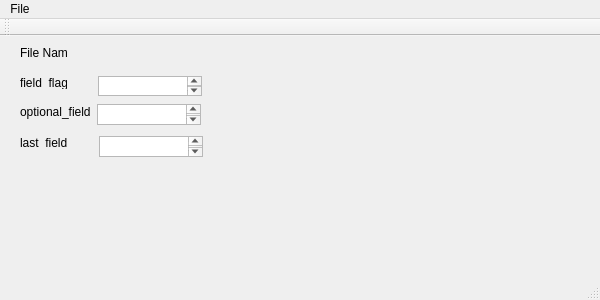
<?xml version="1.0" encoding="UTF-8"?>
<ui version="4.0">
 <class>MainWindow</class>
 <widget class="QMainWindow" name="MainWindow">
  <property name="geometry">
   <rect>
    <x>0</x>
    <y>0</y>
    <width>600</width>
    <height>300</height>
   </rect>
  </property>
  <property name="windowTitle">
   <string>File Binarios</string>
  </property>
  <widget class="QWidget" name="centralWidget">
   <widget class="QTextEdit" name="txtFieldFlag">
    <property name="geometry">
     <rect>
      <x>98</x>
      <y>40</y>
      <width>104</width>
      <height>20</height>
     </rect>
    </property>
   </widget>
   <widget class="QLabel" name="label">
    <property name="geometry">
     <rect>
      <x>20</x>
      <y>40</y>
      <width>47</width>
      <height>13</height>
     </rect>
    </property>
    <property name="text">
     <string>field_flag:</string>
    </property>
   </widget>
   <widget class="QLabel" name="label_2">
    <property name="geometry">
     <rect>
      <x>20</x>
      <y>100</y>
      <width>47</width>
      <height>13</height>
     </rect>
    </property>
    <property name="text">
     <string>last_field:</string>
    </property>
   </widget>
   <widget class="QTextEdit" name="txtLastField">
    <property name="geometry">
     <rect>
      <x>99</x>
      <y>100</y>
      <width>104</width>
      <height>21</height>
     </rect>
    </property>
   </widget>
   <widget class="QTextEdit" name="txtOptionalField">
    <property name="enabled">
     <bool>true</bool>
    </property>
    <property name="geometry">
     <rect>
      <x>97</x>
      <y>68</y>
      <width>104</width>
      <height>21</height>
     </rect>
    </property>
   </widget>
   <widget class="QLabel" name="label_3">
    <property name="geometry">
     <rect>
      <x>20</x>
      <y>68</y>
      <width>71</width>
      <height>16</height>
     </rect>
    </property>
    <property name="text">
     <string>optional_field:</string>
    </property>
   </widget>
   <widget class="QLabel" name="label_4">
    <property name="geometry">
     <rect>
      <x>20</x>
      <y>10</y>
      <width>47</width>
      <height>13</height>
     </rect>
    </property>
    <property name="text">
     <string>File Name:</string>
    </property>
   </widget>
   <widget class="QLabel" name="lblFileName">
    <property name="geometry">
     <rect>
      <x>100</x>
      <y>10</y>
      <width>491</width>
      <height>16</height>
     </rect>
    </property>
    <property name="text">
     <string>&lt;html&gt;&lt;head/&gt;&lt;body&gt;&lt;p&gt;&lt;br/&gt;&lt;/p&gt;&lt;/body&gt;&lt;/html&gt;</string>
    </property>
   </widget>
  </widget>
  <widget class="QMenuBar" name="menuBar">
   <property name="geometry">
    <rect>
     <x>0</x>
     <y>0</y>
     <width>600</width>
     <height>21</height>
    </rect>
   </property>
   <widget class="QMenu" name="menuFile">
    <property name="title">
     <string>File</string>
    </property>
    <addaction name="actionOpen"/>
    <addaction name="separator"/>
    <addaction name="actionClose"/>
    <addaction name="separator"/>
   </widget>
   <addaction name="menuFile"/>
  </widget>
  <widget class="QToolBar" name="mainToolBar">
   <attribute name="toolBarArea">
    <enum>TopToolBarArea</enum>
   </attribute>
   <attribute name="toolBarBreak">
    <bool>false</bool>
   </attribute>
  </widget>
  <widget class="QStatusBar" name="statusBar"/>
  <action name="actionOpen">
   <property name="text">
    <string>Open</string>
   </property>
  </action>
  <action name="actionClose">
   <property name="text">
    <string>Close</string>
   </property>
  </action>
 </widget>
 <layoutdefault spacing="6" margin="11"/>
 <resources/>
 <connections/>
</ui>
